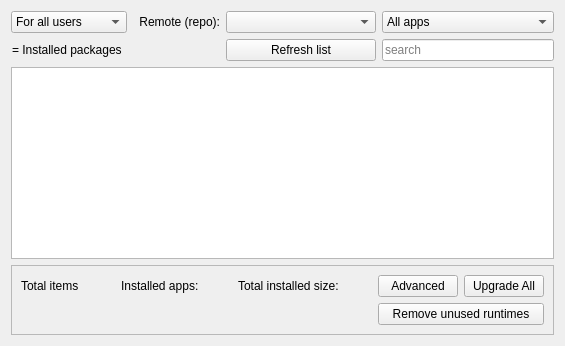
     <widget class="QWidget" name="tabFlatpak">
      <property name="sizePolicy">
       <sizepolicy hsizetype="Preferred" vsizetype="Expanding">
        <horstretch>0</horstretch>
        <verstretch>0</verstretch>
       </sizepolicy>
      </property>
      <attribute name="title">
       <string>Flatpaks</string>
      </attribute>
      <layout class="QGridLayout" name="gridLayout_8">
       <item row="1" column="4">
        <widget class="QLineEdit" name="searchBoxFlatpak">
         <property name="minimumSize">
          <size>
           <width>150</width>
           <height>0</height>
          </size>
         </property>
         <property name="maximumSize">
          <size>
           <width>200</width>
           <height>16777215</height>
          </size>
         </property>
         <property name="placeholderText">
          <string>search</string>
         </property>
         <property name="clearButtonEnabled">
          <bool>true</bool>
         </property>
        </widget>
       </item>
       <item row="2" column="0">
        <spacer name="verticalSpacerFP">
         <property name="orientation">
          <enum>Qt::Orientation::Vertical</enum>
         </property>
         <property name="sizeType">
          <enum>QSizePolicy::Policy::Preferred</enum>
         </property>
         <property name="sizeHint" stdset="0">
          <size>
           <width>20</width>
           <height>0</height>
          </size>
         </property>
        </spacer>
       </item>
       <item row="3" column="0" colspan="5">
        <widget class="QTreeView" name="treeFlatpak">
         <property name="sizePolicy">
          <sizepolicy hsizetype="Expanding" vsizetype="Expanding">
           <horstretch>0</horstretch>
           <verstretch>0</verstretch>
          </sizepolicy>
         </property>
         <property name="sortingEnabled">
          <bool>true</bool>
         </property>
        </widget>
       </item>
       <item row="4" column="0" colspan="5">
        <widget class="QFrame" name="frameFP">
         <property name="frameShape">
          <enum>QFrame::Shape::StyledPanel</enum>
         </property>
         <property name="frameShadow">
          <enum>QFrame::Shadow::Raised</enum>
         </property>
         <layout class="QGridLayout" name="gridLayout_7">
          <item row="2" column="4">
           <widget class="QLabel" name="labelNumInstFP">
            <property name="text">
             <string/>
            </property>
           </widget>
          </item>
          <item row="2" column="0">
           <widget class="QLabel" name="labelTotalApps_4">
            <property name="text">
             <string>Total items </string>
            </property>
           </widget>
          </item>
          <item row="2" column="1">
           <widget class="QLabel" name="labelNumAppFP">
            <property name="text">
             <string/>
            </property>
           </widget>
          </item>
          <item row="2" column="3">
           <widget class="QLabel" name="labelInstalled_4">
            <property name="text">
             <string>Installed apps:</string>
            </property>
           </widget>
          </item>
          <item row="2" column="11">
           <widget class="QPushButton" name="pushUpgradeFP">
            <property name="text">
             <string>Upgrade All</string>
            </property>
            <property name="icon">
             <iconset theme="system-upgrade"/>
            </property>
            <property name="autoDefault">
             <bool>false</bool>
            </property>
           </widget>
          </item>
          <item row="2" column="2">
           <spacer name="horizontalSpacer_15">
            <property name="orientation">
             <enum>Qt::Orientation::Horizontal</enum>
            </property>
            <property name="sizeType">
             <enum>QSizePolicy::Policy::Preferred</enum>
            </property>
            <property name="sizeHint" stdset="0">
             <size>
              <width>20</width>
              <height>20</height>
             </size>
            </property>
           </spacer>
          </item>
          <item row="2" column="8">
           <spacer name="horizontalSpacer_16">
            <property name="orientation">
             <enum>Qt::Orientation::Horizontal</enum>
            </property>
            <property name="sizeType">
             <enum>QSizePolicy::Policy::Expanding</enum>
            </property>
            <property name="sizeHint" stdset="0">
             <size>
              <width>20</width>
              <height>20</height>
             </size>
            </property>
           </spacer>
          </item>
          <item row="2" column="10">
           <widget class="QPushButton" name="pushRemotes">
            <property name="text">
             <string>Advanced</string>
            </property>
            <property name="icon">
             <iconset theme="configure"/>
            </property>
            <property name="autoDefault">
             <bool>false</bool>
            </property>
           </widget>
          </item>
          <item row="2" column="5">
           <spacer name="horizontalSpacer_17">
            <property name="orientation">
             <enum>Qt::Orientation::Horizontal</enum>
            </property>
            <property name="sizeType">
             <enum>QSizePolicy::Policy::Preferred</enum>
            </property>
            <property name="sizeHint" stdset="0">
             <size>
              <width>20</width>
              <height>20</height>
             </size>
            </property>
           </spacer>
          </item>
          <item row="2" column="6">
           <widget class="QLabel" name="labelTotalSize">
            <property name="text">
             <string>Total installed size:</string>
            </property>
           </widget>
          </item>
          <item row="2" column="7">
           <widget class="QLabel" name="labelNumSize">
            <property name="text">
             <string/>
            </property>
           </widget>
          </item>
          <item row="3" column="10" colspan="2">
           <widget class="QPushButton" name="pushRemoveUnused">
            <property name="text">
             <string>Remove unused runtimes</string>
            </property>
            <property name="icon">
             <iconset theme="sweeper"/>
            </property>
            <property name="autoDefault">
             <bool>false</bool>
            </property>
           </widget>
          </item>
         </layout>
        </widget>
       </item>
       <item row="1" column="0" colspan="3">
        <widget class="QPushButton" name="iconInstalledPackages_4">
         <property name="enabled">
          <bool>true</bool>
         </property>
         <property name="sizePolicy">
          <sizepolicy hsizetype="Preferred" vsizetype="Preferred">
           <horstretch>0</horstretch>
           <verstretch>0</verstretch>
          </sizepolicy>
         </property>
         <property name="focusPolicy">
          <enum>Qt::FocusPolicy::NoFocus</enum>
         </property>
         <property name="styleSheet">
          <string notr="true">text-align: left</string>
         </property>
         <property name="text">
          <string>= Installed packages</string>
         </property>
         <property name="icon">
          <iconset theme="package-installed-updated"/>
         </property>
         <property name="autoDefault">
          <bool>false</bool>
         </property>
         <property name="flat">
          <bool>true</bool>
         </property>
        </widget>
       </item>
       <item row="0" column="0">
        <widget class="QComboBox" name="comboUser">
         <property name="currentText">
          <string>For all users</string>
         </property>
         <item>
          <property name="text">
           <string>For all users</string>
          </property>
         </item>
         <item>
          <property name="text">
           <string>For current user</string>
          </property>
         </item>
        </widget>
       </item>
       <item row="0" column="4">
        <widget class="QComboBox" name="comboFilterFlatpak">
         <property name="enabled">
          <bool>true</bool>
         </property>
         <property name="minimumSize">
          <size>
           <width>150</width>
           <height>0</height>
          </size>
         </property>
         <property name="maximumSize">
          <size>
           <width>200</width>
           <height>16777215</height>
          </size>
         </property>
         <property name="toolTip">
          <string>&lt;html&gt;&lt;head/&gt;&lt;body&gt;&lt;p&gt;Filter packages according to their status.&lt;/p&gt;&lt;/body&gt;&lt;/html&gt;</string>
         </property>
         <property name="currentText">
          <string>All apps</string>
         </property>
         <item>
          <property name="text">
           <string>All apps</string>
          </property>
         </item>
         <item>
          <property name="text">
           <string>All runtimes</string>
          </property>
         </item>
         <item>
          <property name="text">
           <string>All available</string>
          </property>
         </item>
         <item>
          <property name="text">
           <string>Installed apps</string>
          </property>
         </item>
         <item>
          <property name="text">
           <string>Installed runtimes</string>
          </property>
         </item>
         <item>
          <property name="text">
           <string>All installed</string>
          </property>
         </item>
         <item>
          <property name="text">
           <string>Not installed</string>
          </property>
         </item>
        </widget>
       </item>
       <item row="1" column="3">
        <widget class="QPushButton" name="pushForceUpdateFP">
         <property name="text">
          <string>Refresh list</string>
         </property>
        </widget>
       </item>
       <item row="0" column="3">
        <widget class="QComboBox" name="comboRemote">
         <property name="minimumSize">
          <size>
           <width>150</width>
           <height>0</height>
          </size>
         </property>
        </widget>
       </item>
       <item row="0" column="2">
        <widget class="QLabel" name="labelRepo">
         <property name="text">
          <string>Remote (repo):</string>
         </property>
         <property name="alignment">
          <set>Qt::AlignmentFlag::AlignRight|Qt::AlignmentFlag::AlignTrailing|Qt::AlignmentFlag::AlignVCenter</set>
         </property>
        </widget>
       </item>
      </layout>
     </widget>
